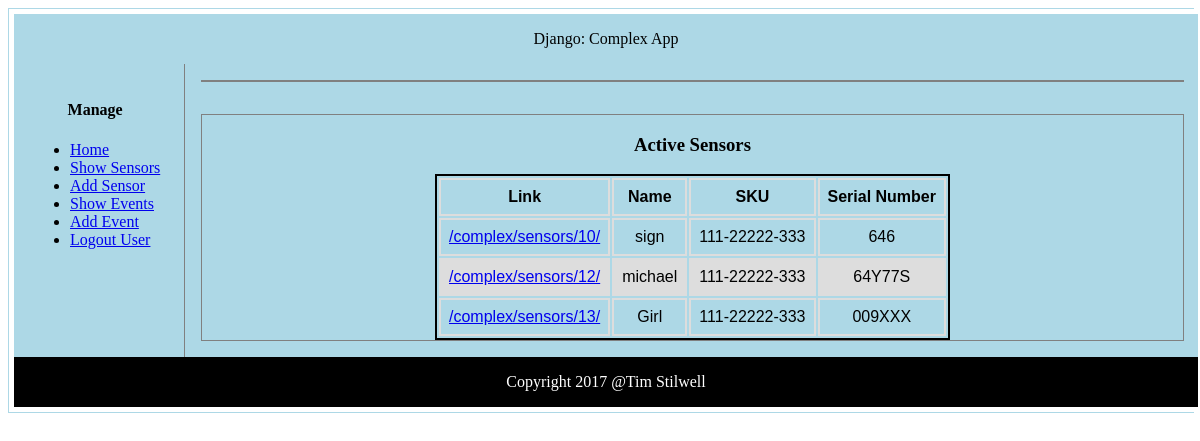
Before: /complex/sensors/ (signed in) with the older database file.
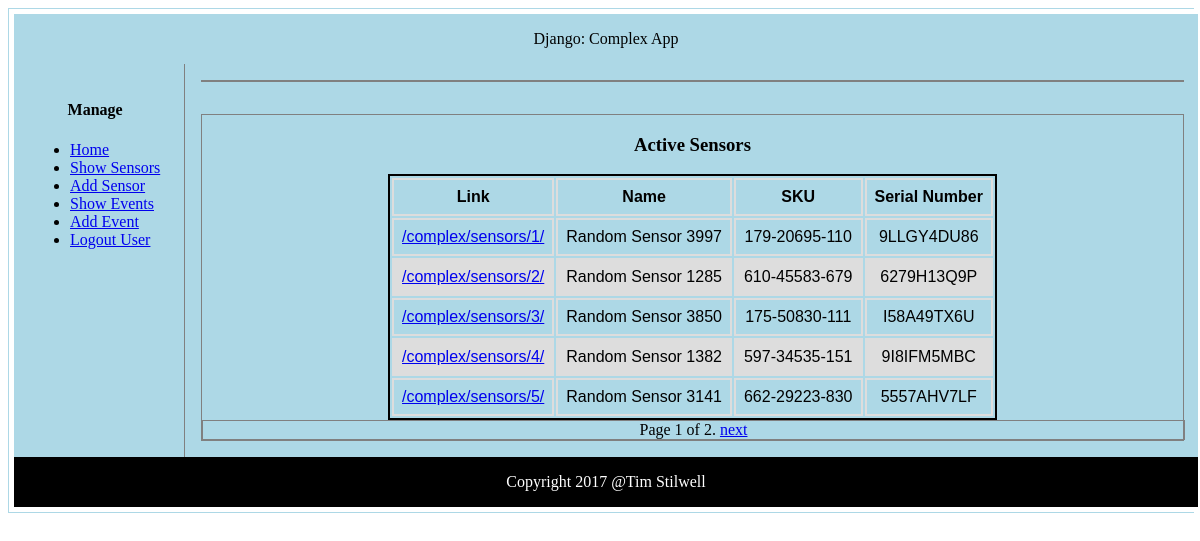
After: the same page with the newer database file.
### complex/models.py (models this page shows, shortened)
class Sensor(models.Model):
    FAHRENHEIT = 0
    CELSIUS = 1
    TEMPERATURE_UNITS = (
        (FAHRENHEIT, 'Fahrenheit'),
        (CELSIUS, 'Celsius')
    )
    PSI = 2
    ATM = 3
    PRESSURE_UNITS = (
        (PSI, 'psi'),
        (ATM, 'atm')
    )
    MILES = 4
    KILOMETERS = 5
    ALTITUDE_UNITS = (
        (MILES, 'Miles'),
        (KILOMETERS, 'Kilometers')
    )
    MILES_PER_HOUR = 6
    KILOMETERS_PER_HOUR = 7
    WINDSPEED_UNITS = (
        (MILES_PER_HOUR, 'Miles/Hour'),
        (KILOMETERS_PER_HOUR, 'Kilometers/Hour')
    )
    created_by = models.ForeignKey(User,
                                   on_delete=models.CASCADE)
    name = models.CharField(max_length=20,
                            null=False,
                            blank=False,
                            unique=False)
    sku = models.CharField(max_length=20,
                           null=False,
                           blank=False,
                           unique=False)
    serial_no = models.CharField(max_length=20,
                                 null=False,
                                 blank=False,
                                 unique=True)
    temp_units = models.SmallIntegerField(choices=TEMPERATURE_UNITS,
                                          default=CELSIUS)
    pressure_units = models.SmallIntegerField(choices=PRESSURE_UNITS,
                                              default=ATM)
    alt_units = models.SmallIntegerField(choices=ALTITUDE_UNITS,
                                         default=KILOMETERS)
    ws_units = models.SmallIntegerField(choices=WINDSPEED_UNITS,
                                         default=KILOMETERS_PER_HOUR)
    installed = models.DateField(auto_now_add=True)
    climate = models.BooleanField(default=True)
    camera = models.BooleanField(default=False)
    link = models.URLField(max_length=30,
                           null=True,
                           blank=False)
    ulink = models.URLField(max_length=30,
                            null=True,
                            blank=False)
    dlink = models.URLField(max_length=30,
                            null=True,
                            blank=False)
    class Meta:
        ordering = ['id']

### complex/views.py (the view)
class SensorListView(ListView):
    allow_empty = True
    context_object_name = 'object_list'
    form = SensorForm
    http_method_not_allowed = ['delete', 'patch', 'post', 'put']
    paginate_by = 5
    paginate_orphans = 0
    paginator_class = Paginator
    page_kwarg = 'page'
    template_name = 'complex/sensor_list.html'
    def get_queryset(self):
        return get_list_or_404(Sensor,
                               created_by=self.request.user)
        print('request attrs: {}'.format(self.request.GET))
        qs = get_list_or_404(Sensor,
                             created_by=self.request.user)
        page = self.get_paginate_by(self.request.GET.get('page'))
        return self.paginate_queryset(qs, page)

### complex/templates/complex/sensor_list.html (shortened to what this page needs)
{% extends "complex/base.html" %}
{% load static %}
{% block table %}
    <h3>Active Sensors</h3>
    {% if object_list %}
        <table id="list">
            <thead>
                <tr>
                    <th>Link</th>
                    <th>Name</th>
                    <th>SKU</th>
                    <th>Serial Number</th>
                </tr>
            </thead>
            <tbody>
            {% for sensor in object_list %}
                <tr>
                    <td><a href="{{ sensor.link }}">{{ sensor.link }}</a></td>
                    <td>{{ sensor.name }}</td>
                    <td>{{ sensor.sku }}</td>
                    <td>{{ sensor.serial_no }}</td>
                </tr>
            {% endfor %}
            </tbody>
        </table>
    {% else %}
        <p>There are no active sensors.</p>
    {% endif %}
    {% if is_paginated %}
        <div class="pagination">
            <span class="page-links">
                <span class="page-current">
                    Page {{ page_obj.number }} of {{ page_obj.paginator.num_pages }}.
                </span>
                {% if page_obj.has_next %}
                    <a href="/complex/sensors/?page={{ page_obj.next_page_number }}">next</a>
                {% endif %}
            </span>
        </div>
    {% endif %}
{% endblock %}

### complex/templates/complex/base.html (shortened to what this page needs)
{% load static %}
<!DOCTYPE HTML>
<html lang="en-US">
<head>
    <link rel="stylesheet"
          type="text/css"
          href="{% static 'css/complex/layout.css' %}"/>
</head>
<body>
    <div id="outside">
        <div id="inside">
            <header>Django: Complex App</header>
            <nav id="menu">
                <h4 style="text-align:center">Manage</h4>
                <ul>
                    <li><a id="hlink" href={% url "complex:home" %}>Home</a></li>
                    <li><a id="alink" href={% url "complex:sensor-list" %}>Show Sensors</a></li>
                    <li><a id="clink" href={% url "complex:sensor-create" %}>Add Sensor</a></li>
                    <li><a id="alink" href={% url "complex:event-list" %}>Show Events</a></li>
                    <li><a id="clink" href={% url "complex:event-create" %}>Add Event</a></li>
                    <li><a id="logout" href="/logout/">Logout User</a></li>
                </ul>
            </nav>
            <article id="form">
            <div>
            </div>
            </article>
            <article id="table">
            <div>
                {% block table %}{% endblock %}
            </div>
            </article>
            <footer>Copyright 2017 @Tim Stilwell</footer>
        </div>
    </div>
</body>
</html>

### complex/static/css/complex/layout.css (style rules this page uses)
article { margin-left: 170px; border-left: 1px solid gray; padding: 1em; overflow: hidden; }
div#inside { text-align: center; width: 100%; border: 5px solid white; display: block; background-color: lightblue; }
div#outside { text-align: center; width: 100%; border: 1px solid lightblue; display: block; background-color: white; }
div { text-align: center; width: 100%; border: 1px solid gray; }
footer { padding: 1em; color: white; background-color: black; clear: left; text-align: center; }
header { padding: 1em; color: black; background-color: lightblue; clear: left; text-align: center; }
nav { text-align: left; float: left; max-width: 200px; margin: 0; padding: 1em; }
table { text-align: right; font-family: arial, sans-serif; font-style: 10px; border: 2px solid black; padding: none; margin: 0 auto 0 auto; }
td, th { border: 2px solid #dddddd; text-align: center; padding: 8px; }
tr:nth-child(even) { background-color: #dddddd; }

Changed rows visible on the page:
removed Sensor: link "/complex/sensors/10/", name "sign", sku "111-22222-333", serial_no "646"
removed Sensor: link "/complex/sensors/12/", name "michael", sku "111-22222-333", serial_no "64Y77S"
removed Sensor: link "/complex/sensors/13/", name "Girl", sku "111-22222-333", serial_no "009XXX"
added Sensor: link "/complex/sensors/1/", name "Random Sensor 3997", sku "179-20695-110", serial_no "9LLGY4DU86"
added Sensor: link "/complex/sensors/2/", name "Random Sensor 1285", sku "610-45583-679", serial_no "6279H13Q9P"
added Sensor: link "/complex/sensors/3/", name "Random Sensor 3850", sku "175-50830-111", serial_no "I58A49TX6U"
added Sensor: link "/complex/sensors/4/", name "Random Sensor 1382", sku "597-34535-151", serial_no "9I8IFM5MBC"
added Sensor: link "/complex/sensors/5/", name "Random Sensor 3141", sku "662-29223-830", serial_no "5557AHV7LF"
Other visible differences:
{{ page_obj.number }}: (not shown) → "1"
{{ page_obj.paginator.num_pages }}: (not shown) → "2"
text now shown: "Page of . next"
